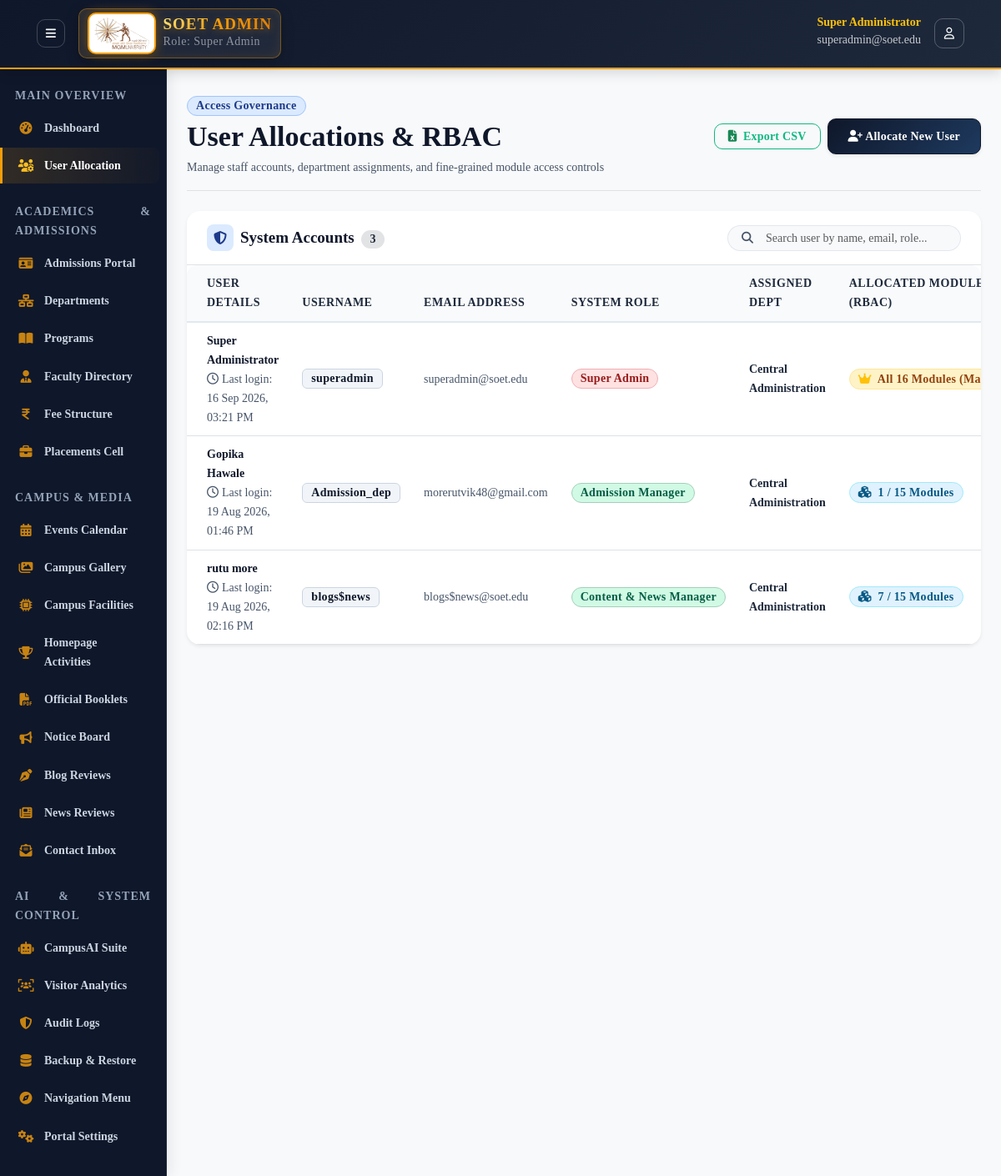
Page /admin/modules/users.php (signed in) on the committed database.
### tables this page shows
CREATE TABLE `roles` (
  `id` int(11) NOT NULL AUTO_INCREMENT,
  `name` varchar(50) NOT NULL,
  `permissions` text NOT NULL,
  `created_at` timestamp NOT NULL DEFAULT current_timestamp(),
  PRIMARY KEY (`id`),
  UNIQUE KEY `name` (`name`)
);

CREATE TABLE `users` (
  `id` int(11) NOT NULL AUTO_INCREMENT,
  `username` varchar(50) NOT NULL,
  `password` varchar(255) NOT NULL,
  `full_name` varchar(100) NOT NULL,
  `email` varchar(100) NOT NULL,
  `role_id` int(11) NOT NULL,
  `department_id` int(11) DEFAULT NULL,
  `permissions` text DEFAULT NULL,
  `is_active` tinyint(1) DEFAULT 1,
  `last_login` datetime DEFAULT NULL,
  `created_at` timestamp NOT NULL DEFAULT current_timestamp(),
  PRIMARY KEY (`id`),
  UNIQUE KEY `username` (`username`),
  UNIQUE KEY `email` (`email`),
  KEY `role_id` (`role_id`),
  KEY `department_id` (`department_id`),
  CONSTRAINT `users_ibfk_1` FOREIGN KEY (`role_id`) REFERENCES `roles` (`id`),
  CONSTRAINT `users_ibfk_2` FOREIGN KEY (`department_id`) REFERENCES `departments` (`id`) ON DELETE SET NULL
);

### core/Session.php (called while the page is built, shortened)
<?php
class Session
{
    public static function get(string $key, mixed $default = null): mixed
    {
        return $_SESSION[$key] ?? $default;
    }
}

### core/Auth.php (called while the page is built, shortened)
<?php
class Auth
{
    public static function check(): bool
    {
        return Session::get('logged_in', false) === true;
    }
    public static function user(): ?array
    {
        return [
            'id' => Session::get('user_id'),
            'username' => Session::get('username'),
            'full_name' => Session::get('full_name'),
            'email' => Session::get('email'),
            'role_id' => Session::get('role_id'),
            'role_name' => Session::get('role_name'),
            'permissions' => Session::get('permissions'),
            'department_id' => Session::get('department_id'),
            'department_name' => Session::get('department_name'),
        ];
    }
}

### core/Database.php (called while the page is built, shortened)
<?php
class Database
{
    private static ?Database $instance = null;
    private PDO $pdo;
    private function __construct()
    {
        $options = [
            PDO::ATTR_ERRMODE            => PDO::ERRMODE_EXCEPTION,
            PDO::ATTR_DEFAULT_FETCH_MODE => PDO::FETCH_ASSOC,
            PDO::ATTR_EMULATE_PREPARES   => false,
            PDO::ATTR_TIMEOUT            => 3,
        ];
        $rawHost = defined('DB_HOST') ? DB_HOST : '127.0.0.1';
        $port = defined('DB_PORT') ? DB_PORT : '3307';
        $dbName = defined('DB_NAME') ? DB_NAME : 'soet_college';
        $dbUser = defined('DB_USER') ? DB_USER : 'root';
        $dbPass = defined('DB_PASS') ? DB_PASS : '';
        $charset = defined('DB_CHARSET') ? DB_CHARSET : 'utf8mb4';
        $host = $rawHost;
        $dsnCandidates = [
            "mysql:host={$host};port={$port};dbname={$dbName};charset={$charset}",
            "mysql:host=127.0.0.1;port=3307;dbname={$dbName};charset={$charset}",
            "mysql:host=localhost;port=3307;dbname={$dbName};charset={$charset}",
            "mysql:host=127.0.0.1;port=3306;dbname={$dbName};charset={$charset}",
            "mysql:host=localhost;dbname={$dbName};charset={$charset}"
        ];
        $firstException = null;
        foreach (array_unique($dsnCandidates) as $dsn) {
            try {
                $this->pdo = new PDO($dsn, $dbUser, $dbPass, $options);
                return;
            } catch (PDOException $e) {
                if ($firstException === null) {
                    $firstException = $e;
                }
                $lastException = $e;
            }
        }
    }
    public static function getInstance(): Database
    {
        if (self::$instance === null) {
            self::$instance = new self();
        }
        return self::$instance;
    }
    public function query(string $sql, array $params = []): PDOStatement
    {
        $stmt = $this->pdo->prepare($sql);
        $stmt->execute($params);
        return $stmt;
    }
    public function fetchAll(string $sql, array $params = []): array
    {
        return $this->query($sql, $params)->fetchAll();
    }
}

### includes/functions.php (called while the page is built, shortened)
<?php
function formatDateTime(?string $datetime): string
{
    return date('d M Y, h:i A', strtotime($datetime));
}

### admin/modules/users.php (the view, shortened to what this page needs)
<?php
$db = Database::getInstance();
$roles = $db->fetchAll("SELECT * FROM roles ORDER BY id");
$masterModuleMap = [
    'manage_news' => ['name' => 'News Portal & Review', 'icon' => 'fa-solid fa-newspaper', 'desc' => 'Review, publish, return or delete news articles'],
    'manage_blogs' => ['name' => 'Blog Posts & Review', 'icon' => 'fa-solid fa-pen-nib', 'desc' => 'Review, publish, return or delete blog posts'],
    'view_contacts' => ['name' => 'Contact Us Inquiries', 'icon' => 'fa-solid fa-envelope', 'desc' => 'View visitor messages & log response emails'],
    'manage_admissions' => ['name' => 'Admissions Manager', 'icon' => 'fa-solid fa-graduation-cap', 'desc' => 'Verify, approve, or reject student applications'],
    'manage_courses' => ['name' => 'Courses & Programs', 'icon' => 'fa-solid fa-book-open', 'desc' => 'Manage degree programs, syllabi & fees'],
    'manage_departments' => ['name' => 'Departments Manager', 'icon' => 'fa-solid fa-building-columns', 'desc' => 'Manage departments & faculty assignments'],
    'manage_faculty' => ['name' => 'Faculty Directory', 'icon' => 'fa-solid fa-chalkboard-user', 'desc' => 'Manage faculty profiles & photos'],
    'manage_events' => ['name' => 'Events Calendar', 'icon' => 'fa-solid fa-calendar-days', 'desc' => 'Schedule, edit, or delete campus events'],
    'manage_notices' => ['name' => 'Notices & Circulars', 'icon' => 'fa-solid fa-bullhorn', 'desc' => 'Post announcements & official circulars'],
    'manage_placements' => ['name' => 'Placements Cell', 'icon' => 'fa-solid fa-briefcase', 'desc' => 'Log student placement records & LPA salaries'],
    'manage_fees' => ['name' => 'Fee Structure Manager', 'icon' => 'fa-solid fa-indian-rupee-sign', 'desc' => 'Manage semester fee schedules'],
    'manage_gallery' => ['name' => 'Gallery & Media', 'icon' => 'fa-solid fa-images', 'desc' => 'Upload campus photos & media albums'],
    'manage_chatbot_kb' => ['name' => 'CampusAI Chatbot Suite', 'icon' => 'fa-solid fa-robot', 'desc' => 'Manage KB entries, FAQs, Doc Extractor & Transcripts'],
    'manage_users' => ['name' => 'User Allocations & RBAC', 'icon' => 'fa-solid fa-users-gear', 'desc' => 'Allocate user accounts & module permissions'],
    'manage_settings' => ['name' => 'Backup & Site Settings', 'icon' => 'fa-solid fa-sliders', 'desc' => 'Site branding, SMTP & DB backups']
];
$action = isset($_GET['action']) ? $_GET['action'] : 'list';
include_once __DIR__ . '/../includes/header.php';
$users = $db->fetchAll(
    "SELECT u.*, u.permissions as user_permissions, r.name as role_name, r.permissions as role_permissions, d.name as department_name
     FROM users u
     JOIN roles r ON u.role_id = r.id
     LEFT JOIN departments d ON u.department_id = d.id
     ORDER BY r.id, u.full_name"
);
?>
<div class="d-flex justify-content-between align-items-center pt-2 pb-3 mb-4 border-bottom flex-wrap gap-2">
    <div>
        <div class="d-flex align-items-center gap-2 mb-1">
            <span class="badge bg-primary-subtle text-primary border border-primary-subtle rounded-pill px-2.5 py-1" style="font-size: 14px;">Access Governance</span>
        </div>
        <h2 class="font-display fw-extrabold text-dark mb-1">User Allocations &amp; RBAC</h2>
        <p class="text-muted small mb-0">Manage staff accounts, department assignments, and fine-grained module access controls</p>
    </div>
    <?php if ($action === 'list'): ?>
        <div class="d-flex gap-2 align-items-center flex-wrap">
            <a href="users.php?action=export_csv" class="btn btn-outline-success btn-sm rounded-pill px-3 shadow-xs">
                <i class="fa-solid fa-file-excel me-1 text-success"></i> Export CSV
            </a>
            <a href="users.php?action=add" class="btn btn-primary btn-sm rounded-pill px-3.5 shadow-sm hover-lift font-semibold">
                <i class="fa-solid fa-user-plus me-1.5"></i> Allocate New User
            </a>
        </div>
    <?php else: ?>
        <a href="users.php" class="btn btn-outline-secondary btn-sm rounded-pill px-3 font-semibold"><i class="fa-solid fa-angle-left me-1"></i> Back to User List</a>
    <?php endif; ?>
</div>
<?php if ($action === 'list'): ?>
    <div class="card border-0 shadow-sm rounded-4 bg-white overflow-hidden mb-4">
        <div class="card-header bg-white py-3 px-4 d-flex justify-content-between align-items-center flex-wrap gap-3 border-bottom">
            <div class="d-flex align-items-center gap-2">
                <div class="stat-icon-sm bg-primary-subtle text-primary rounded-3 d-inline-flex align-items-center justify-content-center" style="width: 32px; height: 32px;">
                    <i class="fa-solid fa-shield-halved"></i>
                </div>
                <h5 class="fw-bold mb-0 text-dark">System Accounts <span class="badge bg-secondary-subtle text-secondary rounded-pill ms-1" style="font-size: 14px;"><?php echo count($users); ?></span></h5>
            </div>
            <div class="input-group input-group-sm" style="max-width: 280px;">
                <span class="input-group-text bg-light border-end-0 rounded-start-pill text-muted ps-3"><i class="fa-solid fa-magnifying-glass"></i></span>
                <input type="text" id="userSearchInput" class="form-control bg-light border-start-0 rounded-end-pill pe-3" placeholder="Search user by name, email, role...">
            </div>
        </div>
        <div class="card-body p-0">
            <div class="table-responsive">
                <table class="table table-hover align-middle mb-0" id="usersTable">
                    <thead class="table-light">
                        <tr>
                            <th class="ps-4">User Details</th>
                            <th>Username</th>
                            <th>Email Address</th>
                            <th>System Role</th>
                            <th>Assigned Dept</th>
                            <th>Allocated Modules (RBAC)</th>
                        </tr>
                    </thead>
                    <tbody>
                        <?php foreach ($users as $u): ?>
                            <?php
                            $effectivePerms = [];
                            if (!empty($u['user_permissions'])) {
                                $effectivePerms = json_decode($u['user_permissions'], true) ?: [];
                            } else {
                                $effectivePerms = json_decode($u['role_permissions'] ?? '[]', true) ?: [];
                            }
                            $isSuper = in_array('*', $effectivePerms);
                            $moduleCount = $isSuper ? count($masterModuleMap) : count($effectivePerms);
                            ?>
                            <tr>
                                <td class="ps-4">
                                    <div class="fw-bold text-dark"><?php echo htmlspecialchars($u['full_name']); ?></div>
                                    <small class="text-muted"><i class="fa-regular fa-clock me-1"></i>Last login: <?php echo formatDateTime($u['last_login']); ?></small>
                                </td>
                                <td><span class="badge bg-light text-dark border font-monospace"><?php echo htmlspecialchars($u['username']); ?></span></td>
                                <td class="small text-muted"><?php echo htmlspecialchars($u['email']); ?></td>
                                <td>
                                    <?php
                                    $roleBadge = ($u['role_name'] === 'Super Admin') ? 'bg-danger-subtle text-danger border-danger-subtle' : (($u['role_name'] === 'Admin') ? 'bg-primary-subtle text-primary border-primary-subtle' : 'bg-success-subtle text-success border-success-subtle');
                                    ?>
                                    <span class="badge <?php echo $roleBadge; ?> border rounded-pill px-2.5 py-1 fw-semibold"><?php echo htmlspecialchars($u['role_name']); ?></span>
                                </td>
                                <td><span class="text-secondary small font-semibold"><?php echo htmlspecialchars($u['department_name'] ?: 'Central Administration'); ?></span></td>
                                <td>
                                    <?php if ($isSuper): ?>
                                        <span class="badge bg-warning-subtle text-warning-emphasis border border-warning-subtle rounded-pill px-2.5 py-1 fw-semibold"><i class="fa-solid fa-crown me-1 text-warning"></i> All 16 Modules (Master)</span>
                                    <?php else: ?>
                                        <span class="badge bg-info-subtle text-info-emphasis border border-info-subtle rounded-pill px-2.5 py-1 fw-semibold"><i class="fa-solid fa-cubes me-1"></i> <?php echo $moduleCount; ?> / <?php echo count($masterModuleMap); ?> Modules</span>
                                    <?php endif; ?>
                                </td>
                            </tr>
                        <?php endforeach; ?>
                    </tbody>
                </table>
            </div>
        </div>
    </div>
<?php endif; ?>
<?php include_once __DIR__ . '/../includes/footer.php'; ?>

### admin/includes/header.php (shortened to what this page needs)
<?php
$user = Auth::user();
?>
<!DOCTYPE html>
<html lang="en">
<head>
    <link href="https://cdn.jsdelivr.net/npm/bootstrap@5.3.0/dist/css/bootstrap.min.css" rel="stylesheet">
    <link href="https://cdnjs.cloudflare.com/ajax/libs/font-awesome/6.5.2/css/all.min.css" rel="stylesheet">
    <link href="<?php echo APP_URL; ?>/assets/css/style.css" rel="stylesheet">
    <link href="<?php echo APP_URL; ?>/assets/css/admin.css" rel="stylesheet">
</head>
<body class="bg-light">
<nav class="navbar navbar-expand-lg navbar-dark admin-top-navbar sticky-top">
    <div class="container-fluid px-3 px-md-4">
        <div class="d-flex align-items-center">
            <button class="btn btn-sm btn-outline-light me-3 d-none d-md-inline-flex align-items-center justify-content-center" id="sidebarToggleBtn" style="width: 34px; height: 34px; border-radius: 8px; border-color: rgba(255,255,255,0.2);" title="Toggle Sidebar (Expand/Collapse)">
                <i class="fa-solid fa-bars"></i>
            </button>
            <a class="navbar-brand d-flex align-items-center brand-highlight-link" href="<?php echo APP_URL; ?>/admin/dashboard.php">
                <div class="brand-logo-frame me-2">
                    <img src="<?php echo APP_URL; ?>/assets/images/logo.svg" alt="MGMU Logo" class="brand-logo-img" style="height: 38px;">
                </div>
                <div class="brand-text-block">
                    <span class="d-block lh-1 text-uppercase brand-acronym" style="font-size: 19px;">SOET Admin</span>
                    <small class="text-white-50" style="font-size: 14px; font-weight: 500;">Role: <?php echo htmlspecialchars($user['role_name']); ?></small>
                </div>
            </a>
        </div>
        <div class="ms-auto d-flex align-items-center gap-3">
            <div class="text-white d-none d-md-block text-end">
                <small class="d-block lh-1 font-semibold text-warning" style="font-size: 15px;"><?php echo htmlspecialchars($user['full_name']); ?></small>
                <small class="opacity-75" style="font-size: 14px;"><?php echo htmlspecialchars($user['email']); ?></small>
            </div>
            <div class="dropdown">
                <button class="btn btn-outline-light btn-sm rounded-circle d-flex align-items-center justify-content-center" type="button" id="userMenu" data-bs-toggle="dropdown" aria-expanded="false" style="width: 36px; height: 36px; border-color: rgba(255,255,255,0.25);">
                    <i class="fa-regular fa-user"></i>
                </button>
            </div>
        </div>
    </div>
</nav>
<div class="container-fluid">
    <div class="row">
        <?php include_once __DIR__ . '/sidebar.php'; ?>
        <main class="col-md-9 ms-sm-auto col-lg-10 px-md-4 py-4 admin-main-content" style="min-height: calc(100vh - 65px);">

### rows in the picture
roles: name "Super Admin"
users: full_name "Super Administrator", last_login "16 Sep 2026, 03:21 PM", username "superadmin", email "superadmin@soet.edu", role.name "Super Admin", department_name "Central Administration", shows "All 16 Modules…"
users: full_name "Gopika Hawale", last_login "19 Aug 2026, 01:46 PM", username "Admission_dep", email "morerutvik48@gmail.com", role.name "Admission Manager", department_name "Central Administration", permissions "1"
users: full_name "rutu more", last_login "19 Aug 2026, 02:16 PM", username "blogs$news", email "blogs$news@soet.edu", role.name "Content & News Manager", department_name "Central Administration", role.permissions "7"

### other values in the picture
$user['full_name'] "Super Administrator"
$user['email'] "superadmin@soet.edu"
count($users) "3"
